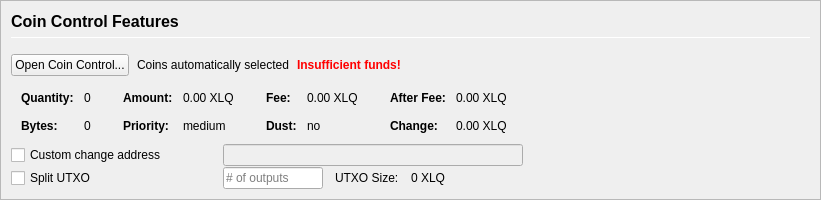
         <widget class="QFrame" name="frameCoinControl">
          <property name="sizePolicy">
           <sizepolicy hsizetype="Expanding" vsizetype="Expanding">
            <horstretch>0</horstretch>
            <verstretch>0</verstretch>
           </sizepolicy>
          </property>
          <property name="maximumSize">
           <size>
            <width>16777215</width>
            <height>16777215</height>
           </size>
          </property>
          <property name="frameShape">
           <enum>QFrame::StyledPanel</enum>
          </property>
          <property name="frameShadow">
           <enum>QFrame::Sunken</enum>
          </property>
          <layout class="QVBoxLayout" name="verticalLayoutCoinControl2">
           <property name="spacing">
            <number>0</number>
           </property>
           <property name="leftMargin">
            <number>0</number>
           </property>
           <property name="topMargin">
            <number>0</number>
           </property>
           <property name="rightMargin">
            <number>0</number>
           </property>
           <property name="bottomMargin">
            <number>0</number>
           </property>
           <item>
            <widget class="QFrame" name="frameCoinControl_BG">
             <layout class="QVBoxLayout" name="verticalLayoutCoinControl" stretch="0,0,0,0,0,0">
              <property name="spacing">
               <number>1</number>
              </property>
              <property name="leftMargin">
               <number>10</number>
              </property>
              <property name="topMargin">
               <number>10</number>
              </property>
              <item>
               <layout class="QHBoxLayout" name="horizontalLayoutCoinControl1">
                <property name="bottomMargin">
                 <number>15</number>
                </property>
                <item>
                 <layout class="QVBoxLayout" name="verticalLayout_3">
                  <property name="spacing">
                   <number>6</number>
                  </property>
                  <item>
                   <widget class="QLabel" name="labelCoinControlFeatures">
                    <property name="sizePolicy">
                     <sizepolicy hsizetype="Preferred" vsizetype="Maximum">
                      <horstretch>0</horstretch>
                      <verstretch>0</verstretch>
                     </sizepolicy>
                    </property>
                    <property name="minimumSize">
                     <size>
                      <width>0</width>
                      <height>20</height>
                     </size>
                    </property>
                    <property name="font">
                     <font>
                      <pointsize>12</pointsize>
                      <weight>75</weight>
                      <bold>true</bold>
                     </font>
                    </property>
                    <property name="styleSheet">
                     <string notr="true">font-weight:bold;</string>
                    </property>
                    <property name="text">
                     <string>Coin Control Features</string>
                    </property>
                   </widget>
                  </item>
                  <item>
                   <widget class="Line" name="line">
                    <property name="minimumSize">
                     <size>
                      <width>0</width>
                      <height>1</height>
                     </size>
                    </property>
                    <property name="maximumSize">
                     <size>
                      <width>16777215</width>
                      <height>1</height>
                     </size>
                    </property>
                    <property name="orientation">
                     <enum>Qt::Horizontal</enum>
                    </property>
                   </widget>
                  </item>
                 </layout>
                </item>
               </layout>
              </item>
              <item>
               <layout class="QHBoxLayout" name="horizontalLayoutCoinControl2" stretch="0,0,0,0">
                <property name="spacing">
                 <number>8</number>
                </property>
                <property name="bottomMargin">
                 <number>10</number>
                </property>
                <item>
                 <widget class="QPushButton" name="pushButtonCoinControl">
                  <property name="styleSheet">
                   <string notr="true"/>
                  </property>
                  <property name="text">
                   <string>Open Coin Control...</string>
                  </property>
                  <property name="autoDefault">
                   <bool>false</bool>
                  </property>
                 </widget>
                </item>
                <item>
                 <widget class="QLabel" name="labelCoinControlAutomaticallySelected">
                  <property name="text">
                   <string>Coins automatically selected</string>
                  </property>
                  <property name="margin">
                   <number>5</number>
                  </property>
                 </widget>
                </item>
                <item>
                 <widget class="QLabel" name="labelCoinControlInsuffFunds">
                  <property name="font">
                   <font>
                    <weight>75</weight>
                    <bold>true</bold>
                   </font>
                  </property>
                  <property name="styleSheet">
                   <string notr="true">color:red;font-weight:bold;</string>
                  </property>
                  <property name="text">
                   <string>Insufficient funds!</string>
                  </property>
                  <property name="margin">
                   <number>5</number>
                  </property>
                 </widget>
                </item>
                <item>
                 <spacer name="horizontalSpacerCoinControl">
                  <property name="orientation">
                   <enum>Qt::Horizontal</enum>
                  </property>
                  <property name="sizeHint" stdset="0">
                   <size>
                    <width>40</width>
                    <height>1</height>
                   </size>
                  </property>
                 </spacer>
                </item>
               </layout>
              </item>
              <item>
               <widget class="QWidget" name="widgetCoinControl" native="true">
                <property name="sizePolicy">
                 <sizepolicy hsizetype="Preferred" vsizetype="Preferred">
                  <horstretch>0</horstretch>
                  <verstretch>0</verstretch>
                 </sizepolicy>
                </property>
                <property name="minimumSize">
                 <size>
                  <width>0</width>
                  <height>0</height>
                 </size>
                </property>
                <property name="styleSheet">
                 <string notr="true"/>
                </property>
                <layout class="QHBoxLayout" name="horizontalLayoutCoinControl5">
                 <property name="leftMargin">
                  <number>0</number>
                 </property>
                 <property name="topMargin">
                  <number>0</number>
                 </property>
                 <property name="rightMargin">
                  <number>0</number>
                 </property>
                 <property name="bottomMargin">
                  <number>0</number>
                 </property>
                 <item>
                  <layout class="QHBoxLayout" name="horizontalLayoutCoinControl3" stretch="0,0,0,1">
                   <property name="spacing">
                    <number>20</number>
                   </property>
                   <property name="topMargin">
                    <number>0</number>
                   </property>
                   <property name="bottomMargin">
                    <number>10</number>
                   </property>
                   <item>
                    <layout class="QFormLayout" name="formLayoutCoinControl1">
                     <property name="horizontalSpacing">
                      <number>10</number>
                     </property>
                     <property name="verticalSpacing">
                      <number>14</number>
                     </property>
                     <property name="leftMargin">
                      <number>10</number>
                     </property>
                     <property name="topMargin">
                      <number>4</number>
                     </property>
                     <property name="rightMargin">
                      <number>6</number>
                     </property>
                     <item row="0" column="0">
                      <widget class="QLabel" name="labelCoinControlQuantityText">
                       <property name="font">
                        <font>
                         <weight>75</weight>
                         <bold>true</bold>
                        </font>
                       </property>
                       <property name="text">
                        <string>Quantity:</string>
                       </property>
                       <property name="margin">
                        <number>0</number>
                       </property>
                      </widget>
                     </item>
                     <item row="0" column="1">
                      <widget class="QLabel" name="labelCoinControlQuantity">
                       <property name="cursor">
                        <cursorShape>IBeamCursor</cursorShape>
                       </property>
                       <property name="contextMenuPolicy">
                        <enum>Qt::ActionsContextMenu</enum>
                       </property>
                       <property name="text">
                        <string notr="true">0</string>
                       </property>
                       <property name="margin">
                        <number>0</number>
                       </property>
                       <property name="textInteractionFlags">
                        <set>Qt::LinksAccessibleByMouse|Qt::TextSelectableByKeyboard|Qt::TextSelectableByMouse</set>
                       </property>
                      </widget>
                     </item>
                     <item row="1" column="0">
                      <widget class="QLabel" name="labelCoinControlBytesText">
                       <property name="font">
                        <font>
                         <weight>75</weight>
                         <bold>true</bold>
                        </font>
                       </property>
                       <property name="text">
                        <string>Bytes:</string>
                       </property>
                      </widget>
                     </item>
                     <item row="1" column="1">
                      <widget class="QLabel" name="labelCoinControlBytes">
                       <property name="cursor">
                        <cursorShape>IBeamCursor</cursorShape>
                       </property>
                       <property name="contextMenuPolicy">
                        <enum>Qt::ActionsContextMenu</enum>
                       </property>
                       <property name="text">
                        <string notr="true">0</string>
                       </property>
                       <property name="textInteractionFlags">
                        <set>Qt::LinksAccessibleByMouse|Qt::TextSelectableByKeyboard|Qt::TextSelectableByMouse</set>
                       </property>
                      </widget>
                     </item>
                    </layout>
                   </item>
                   <item>
                    <layout class="QFormLayout" name="formLayoutCoinControl2">
                     <property name="horizontalSpacing">
                      <number>10</number>
                     </property>
                     <property name="verticalSpacing">
                      <number>14</number>
                     </property>
                     <property name="leftMargin">
                      <number>6</number>
                     </property>
                     <property name="topMargin">
                      <number>4</number>
                     </property>
                     <property name="rightMargin">
                      <number>6</number>
                     </property>
                     <item row="0" column="0">
                      <widget class="QLabel" name="labelCoinControlAmountText">
                       <property name="font">
                        <font>
                         <weight>75</weight>
                         <bold>true</bold>
                        </font>
                       </property>
                       <property name="text">
                        <string>Amount:</string>
                       </property>
                       <property name="margin">
                        <number>0</number>
                       </property>
                      </widget>
                     </item>
                     <item row="0" column="1">
                      <widget class="QLabel" name="labelCoinControlAmount">
                       <property name="cursor">
                        <cursorShape>IBeamCursor</cursorShape>
                       </property>
                       <property name="contextMenuPolicy">
                        <enum>Qt::ActionsContextMenu</enum>
                       </property>
                       <property name="text">
                        <string notr="true">0.00 XLQ</string>
                       </property>
                       <property name="textInteractionFlags">
                        <set>Qt::LinksAccessibleByMouse|Qt::TextSelectableByKeyboard|Qt::TextSelectableByMouse</set>
                       </property>
                      </widget>
                     </item>
                     <item row="1" column="0">
                      <widget class="QLabel" name="labelCoinControlPriorityText">
                       <property name="font">
                        <font>
                         <weight>75</weight>
                         <bold>true</bold>
                        </font>
                       </property>
                       <property name="text">
                        <string>Priority:</string>
                       </property>
                      </widget>
                     </item>
                     <item row="1" column="1">
                      <widget class="QLabel" name="labelCoinControlPriority">
                       <property name="cursor">
                        <cursorShape>IBeamCursor</cursorShape>
                       </property>
                       <property name="contextMenuPolicy">
                        <enum>Qt::ActionsContextMenu</enum>
                       </property>
                       <property name="text">
                        <string>medium</string>
                       </property>
                       <property name="textInteractionFlags">
                        <set>Qt::LinksAccessibleByMouse|Qt::TextSelectableByKeyboard|Qt::TextSelectableByMouse</set>
                       </property>
                      </widget>
                     </item>
                    </layout>
                   </item>
                   <item>
                    <layout class="QFormLayout" name="formLayoutCoinControl3">
                     <property name="horizontalSpacing">
                      <number>10</number>
                     </property>
                     <property name="verticalSpacing">
                      <number>14</number>
                     </property>
                     <property name="leftMargin">
                      <number>6</number>
                     </property>
                     <property name="topMargin">
                      <number>4</number>
                     </property>
                     <property name="rightMargin">
                      <number>6</number>
                     </property>
                     <item row="0" column="0">
                      <widget class="QLabel" name="labelCoinControlFeeText">
                       <property name="font">
                        <font>
                         <weight>75</weight>
                         <bold>true</bold>
                        </font>
                       </property>
                       <property name="text">
                        <string>Fee:</string>
                       </property>
                       <property name="margin">
                        <number>0</number>
                       </property>
                      </widget>
                     </item>
                     <item row="0" column="1">
                      <widget class="QLabel" name="labelCoinControlFee">
                       <property name="cursor">
                        <cursorShape>IBeamCursor</cursorShape>
                       </property>
                       <property name="contextMenuPolicy">
                        <enum>Qt::ActionsContextMenu</enum>
                       </property>
                       <property name="text">
                        <string notr="true">0.00 XLQ</string>
                       </property>
                       <property name="textInteractionFlags">
                        <set>Qt::LinksAccessibleByMouse|Qt::TextSelectableByKeyboard|Qt::TextSelectableByMouse</set>
                       </property>
                      </widget>
                     </item>
                     <item row="1" column="0">
                      <widget class="QLabel" name="labelCoinControlLowOutputText">
                       <property name="font">
                        <font>
                         <weight>75</weight>
                         <bold>true</bold>
                        </font>
                       </property>
                       <property name="text">
                        <string>Dust:</string>
                       </property>
                      </widget>
                     </item>
                     <item row="1" column="1">
                      <widget class="QLabel" name="labelCoinControlLowOutput">
                       <property name="cursor">
                        <cursorShape>IBeamCursor</cursorShape>
                       </property>
                       <property name="contextMenuPolicy">
                        <enum>Qt::ActionsContextMenu</enum>
                       </property>
                       <property name="text">
                        <string>no</string>
                       </property>
                       <property name="textInteractionFlags">
                        <set>Qt::LinksAccessibleByMouse|Qt::TextSelectableByKeyboard|Qt::TextSelectableByMouse</set>
                       </property>
                      </widget>
                     </item>
                    </layout>
                   </item>
                   <item>
                    <layout class="QFormLayout" name="formLayoutCoinControl4">
                     <property name="horizontalSpacing">
                      <number>10</number>
                     </property>
                     <property name="verticalSpacing">
                      <number>14</number>
                     </property>
                     <property name="leftMargin">
                      <number>6</number>
                     </property>
                     <property name="topMargin">
                      <number>4</number>
                     </property>
                     <property name="rightMargin">
                      <number>6</number>
                     </property>
                     <item row="0" column="0">
                      <widget class="QLabel" name="labelCoinControlAfterFeeText">
                       <property name="font">
                        <font>
                         <weight>75</weight>
                         <bold>true</bold>
                        </font>
                       </property>
                       <property name="text">
                        <string>After Fee:</string>
                       </property>
                       <property name="margin">
                        <number>0</number>
                       </property>
                      </widget>
                     </item>
                     <item row="0" column="1">
                      <widget class="QLabel" name="labelCoinControlAfterFee">
                       <property name="cursor">
                        <cursorShape>IBeamCursor</cursorShape>
                       </property>
                       <property name="contextMenuPolicy">
                        <enum>Qt::ActionsContextMenu</enum>
                       </property>
                       <property name="text">
                        <string notr="true">0.00 XLQ</string>
                       </property>
                       <property name="textInteractionFlags">
                        <set>Qt::LinksAccessibleByMouse|Qt::TextSelectableByKeyboard|Qt::TextSelectableByMouse</set>
                       </property>
                      </widget>
                     </item>
                     <item row="1" column="0">
                      <widget class="QLabel" name="labelCoinControlChangeText">
                       <property name="font">
                        <font>
                         <weight>75</weight>
                         <bold>true</bold>
                        </font>
                       </property>
                       <property name="text">
                        <string>Change:</string>
                       </property>
                      </widget>
                     </item>
                     <item row="1" column="1">
                      <widget class="QLabel" name="labelCoinControlChange">
                       <property name="cursor">
                        <cursorShape>IBeamCursor</cursorShape>
                       </property>
                       <property name="contextMenuPolicy">
                        <enum>Qt::ActionsContextMenu</enum>
                       </property>
                       <property name="text">
                        <string notr="true">0.00 XLQ</string>
                       </property>
                       <property name="textInteractionFlags">
                        <set>Qt::LinksAccessibleByMouse|Qt::TextSelectableByKeyboard|Qt::TextSelectableByMouse</set>
                       </property>
                      </widget>
                     </item>
                    </layout>
                   </item>
                  </layout>
                 </item>
                </layout>
               </widget>
              </item>
              <item>
               <layout class="QHBoxLayout" name="horizontalLayoutCoinControl4">
                <property name="spacing">
                 <number>12</number>
                </property>
                <property name="sizeConstraint">
                 <enum>QLayout::SetDefaultConstraint</enum>
                </property>
                <property name="topMargin">
                 <number>0</number>
                </property>
                <property name="rightMargin">
                 <number>0</number>
                </property>
                <item>
                 <widget class="QCheckBox" name="checkBoxCoinControlChange">
                  <property name="sizePolicy">
                   <sizepolicy hsizetype="Preferred" vsizetype="Preferred">
                    <horstretch>0</horstretch>
                    <verstretch>0</verstretch>
                   </sizepolicy>
                  </property>
                  <property name="minimumSize">
                   <size>
                    <width>200</width>
                    <height>0</height>
                   </size>
                  </property>
                  <property name="maximumSize">
                   <size>
                    <width>200</width>
                    <height>16777215</height>
                   </size>
                  </property>
                  <property name="toolTip">
                   <string>If this is activated, but the change address is empty or invalid, change will be sent to a newly generated address.</string>
                  </property>
                  <property name="text">
                   <string>Custom change address</string>
                  </property>
                 </widget>
                </item>
                <item>
                 <widget class="QValidatedLineEdit" name="lineEditCoinControlChange">
                  <property name="enabled">
                   <bool>false</bool>
                  </property>
                  <property name="sizePolicy">
                   <sizepolicy hsizetype="Preferred" vsizetype="Preferred">
                    <horstretch>0</horstretch>
                    <verstretch>0</verstretch>
                   </sizepolicy>
                  </property>
                  <property name="minimumSize">
                   <size>
                    <width>300</width>
                    <height>0</height>
                   </size>
                  </property>
                 </widget>
                </item>
                <item>
                 <widget class="QLabel" name="labelCoinControlChangeLabel">
                  <property name="sizePolicy">
                   <sizepolicy hsizetype="Preferred" vsizetype="Preferred">
                    <horstretch>0</horstretch>
                    <verstretch>0</verstretch>
                   </sizepolicy>
                  </property>
                  <property name="minimumSize">
                   <size>
                    <width>100</width>
                    <height>0</height>
                   </size>
                  </property>
                  <property name="text">
                   <string/>
                  </property>
                  <property name="margin">
                   <number>3</number>
                  </property>
                 </widget>
                </item>
               </layout>
              </item>
              <item>
               <layout class="QHBoxLayout" name="horizontalLayoutCoinControl6">
                <property name="spacing">
                 <number>12</number>
                </property>
                <property name="rightMargin">
                 <number>0</number>
                </property>
                <item>
                 <widget class="QCheckBox" name="splitBlockCheckBox">
                  <property name="sizePolicy">
                   <sizepolicy hsizetype="Preferred" vsizetype="Preferred">
                    <horstretch>0</horstretch>
                    <verstretch>0</verstretch>
                   </sizepolicy>
                  </property>
                  <property name="minimumSize">
                   <size>
                    <width>200</width>
                    <height>0</height>
                   </size>
                  </property>
                  <property name="maximumSize">
                   <size>
                    <width>200</width>
                    <height>16777215</height>
                   </size>
                  </property>
                  <property name="text">
                   <string>Split UTXO</string>
                  </property>
                 </widget>
                </item>
                <item>
                 <widget class="QLineEdit" name="splitBlockLineEdit">
                  <property name="sizePolicy">
                   <sizepolicy hsizetype="Preferred" vsizetype="Preferred">
                    <horstretch>50</horstretch>
                    <verstretch>0</verstretch>
                   </sizepolicy>
                  </property>
                  <property name="minimumSize">
                   <size>
                    <width>100</width>
                    <height>0</height>
                   </size>
                  </property>
                  <property name="maximumSize">
                   <size>
                    <width>100</width>
                    <height>16777215</height>
                   </size>
                  </property>
                  <property name="placeholderText">
                   <string># of outputs</string>
                  </property>
                 </widget>
                </item>
                <item>
                 <widget class="QLabel" name="labelBlockSizeText">
                  <property name="text">
                   <string>UTXO Size:</string>
                  </property>
                 </widget>
                </item>
                <item>
                 <widget class="QLabel" name="labelBlockSize">
                  <property name="text">
                   <string>0 XLQ</string>
                  </property>
                 </widget>
                </item>
                <item>
                 <spacer name="horizontalSpacer_7">
                  <property name="orientation">
                   <enum>Qt::Horizontal</enum>
                  </property>
                  <property name="sizeHint" stdset="0">
                   <size>
                    <width>40</width>
                    <height>20</height>
                   </size>
                  </property>
                 </spacer>
                </item>
               </layout>
              </item>
              <item>
               <spacer name="verticalSpacerCoinControl">
                <property name="orientation">
                 <enum>Qt::Vertical</enum>
                </property>
                <property name="sizeHint" stdset="0">
                 <size>
                  <width>800</width>
                  <height>1</height>
                 </size>
                </property>
               </spacer>
              </item>
             </layout>
            </widget>
           </item>
          </layout>
         </widget>
